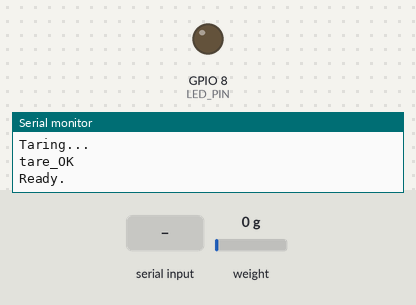
A sketch run on a simulated ESP32-S3. Shown: output pins drawn as LEDs (lit = HIGH), the last lines printed to the serial monitor. The test bench sets the inputs (shaded band); at power-on: weight on the scale 0 g.

Above: at 4.2 s.
4.3 s: weight on the scale set to 100 g
6.6 s: "do_tare\n" received over Serial
At 7.8 s:
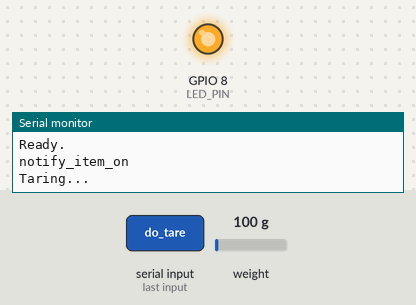
10.8 s: "check_item\n" received over Serial
Timing chart, 0 to 13.8 s (numbered marks = the images above; inputs shaded):
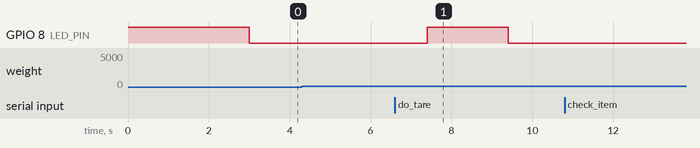

The sketch:

esp32_weight_sensor_v2.ino
```cpp
#include <HX711.h>

HX711 scale;
uint8_t dataPin = 4;
uint8_t clockPin = 3;
float_t factor = 717.056;

bool isItemOn = false;
bool lastItemOnState = false;

const int LED_PIN = 8;

void setup() {
    Serial.begin(115200);
    pinMode(LED_PIN, OUTPUT);
    turnLedOff();
    delay(1000);  // Give time for serial and sensor to settle

    scale.begin(dataPin, clockPin);
    scale.set_scale(factor);

    // Wait until the scale is ready
    while (!scale.is_ready()) {
        Serial.println("Waiting for HX711...");
        delay(100);
    }

    turnLedOn();
    doTare();
    Serial.println("Ready.");
}

void loop() {
    static String inputString = "";

    // Read serial input
    while (Serial.available()) {
        char inChar = (char)Serial.read();
        if (inChar == '\n' || inChar == '\r') {
            inputString.trim();
            if (inputString == "do_tare") {
                doTare();
            } else if (inputString == "check_item") {
                Serial.println(isItemOn ? "status_item_on" : "status_item_off");
            }
            inputString = "";
        } else {
            inputString += inChar;
        }
    }

    // Regular weight checking
    if (scale.is_ready()) {
        float avg_units = scale.get_units(10); // Average over 10 samples
        isItemOn = avg_units >= 5.0;

        if (isItemOn != lastItemOnState) {
            Serial.println(isItemOn ? "notify_item_on" : "notify_item_off");
            lastItemOnState = isItemOn;
        }
    }

    delay(100);  // Small delay to prevent overwhelming the sensor
}


void doTare() {
    turnLedOff();
    Serial.println("Taring...");
    scale.tare(20);
    Serial.println("tare_OK");
    turnLedOn();
}
void turnLedOn() {
    digitalWrite(LED_PIN, false);
}

void turnLedOff() {
    digitalWrite(LED_PIN, true);
}
```

Measured:
- after the input at 6.6 s, GPIO 8 (LED_PIN): LOW → HIGH after 0.80 s, → LOW 2.0 s later
